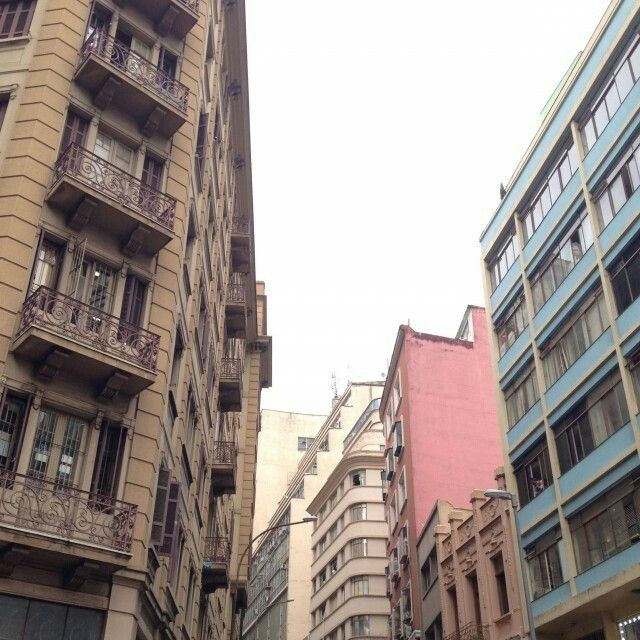
#> input picture Lines Detection/predios.jpg, 640 x 640 px
$ jupyter execute --allow-errors borders.ipynb
#> lines starting #> are read from the running program, lines starting #| are printed output that depends on the picture
[cell 1]
import cv2
import matplotlib.pyplot as plt
import numpy as np

[cell 2]
def detect_borders(path):
#> called with path = 'predios.jpg'
    img = plt.imread(path)
#> img is the input picture: shape (640, 640, 3); mean R, G, B 159.1, 147.9, 143.1

    gray = cv2.cvtColor(img, cv2.COLOR_BGR2GRAY)
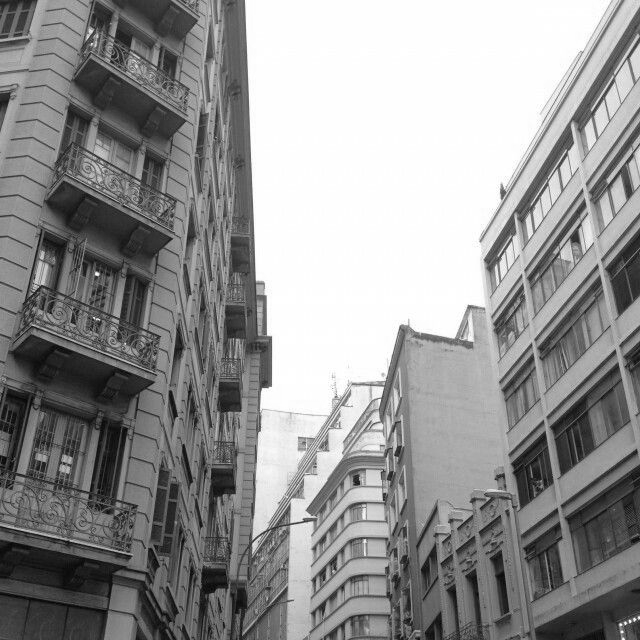
#> gray: shape (640, 640); min 1, max 255, mean 147.7
    edges = cv2.Canny(gray, threshold1=50, threshold2=150)
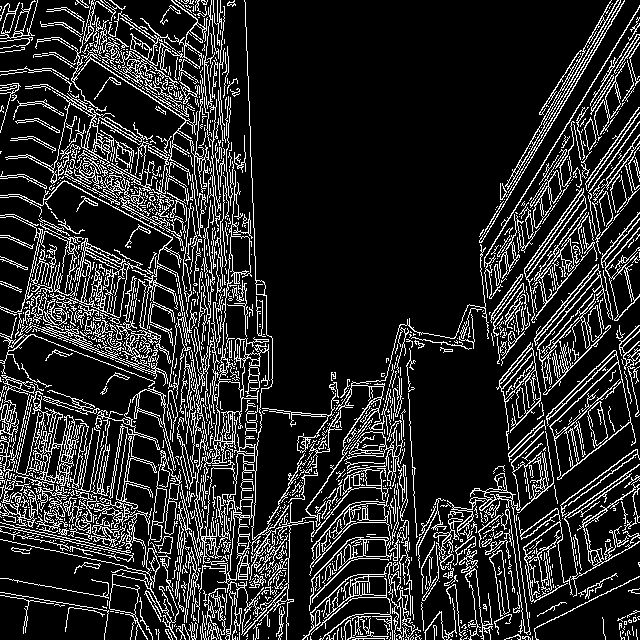
#> edges: shape (640, 640); 16.2% white in thin lines or dots
    lines = cv2.HoughLinesP(edges, rho=1, theta=np.pi/180, threshold=100, minLineLength=100, maxLineGap=10)
#> lines = 204 rows, first 6: [251, 157, 259, 387], [500, 304, 638, 107], [311, 534, 408, 378], [196, 637, 230, 249], [488, 331, 639, 122], [182, 280, 201, 99]

    if lines is not None:
        for line in lines:
            x1, y1, x2, y2 = line[0]
            cv2.line(img, (x1, y1), (x2, y2), (0, 255, 0), 2)
#> this loop made 204 passes

    plt.imshow(img)
    plt.show()

## Prédios

[cell 3]
detect_borders("predios.jpg")

#> (a cell that did not finish here is left out)


[cell 5]
detect_borders("cidade.jpg")
#> call 3 of detect_borders, with path = 'cidade.jpg'
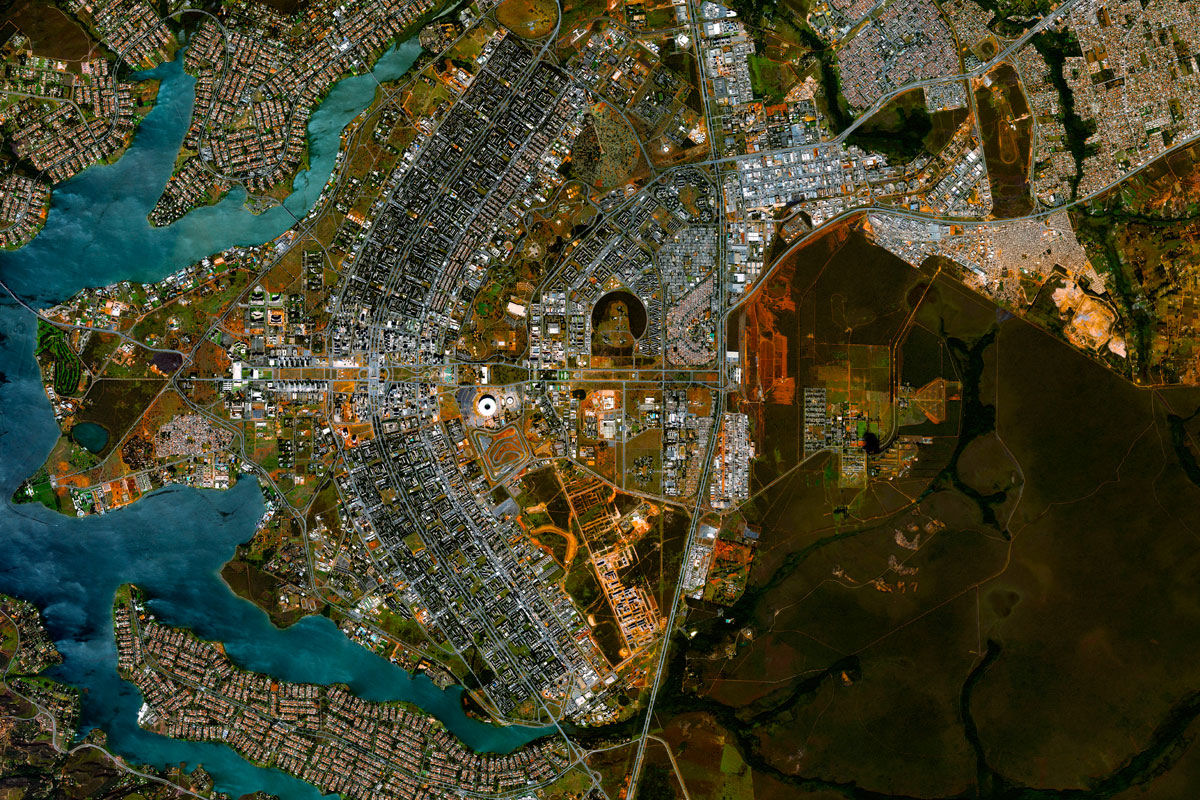
#> input picture Lines Detection/cidade.jpg, 1200 x 800 px
#> in detect_borders, img is the input picture: shape (800, 1200, 3); mean R, G, B 67.5, 66.6, 43.1
#> in detect_borders (call 3), `gray = cv2.cvtColor(img, cv2.COLOR_BGR2GRAY)`:
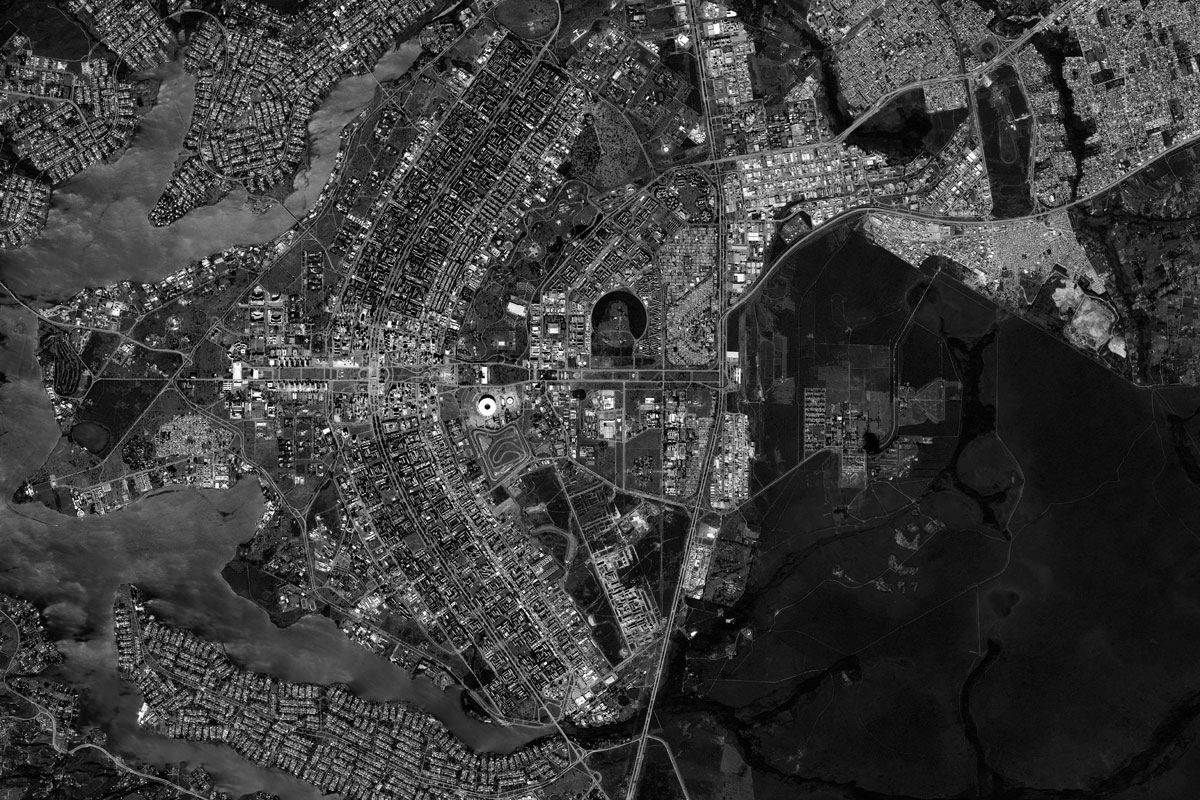
#> gray: shape (800, 1200); min 0, max 255, mean 59.7
#> in detect_borders (call 3), `edges = cv2.Canny(gray, threshold1=50, threshold2=150)`:
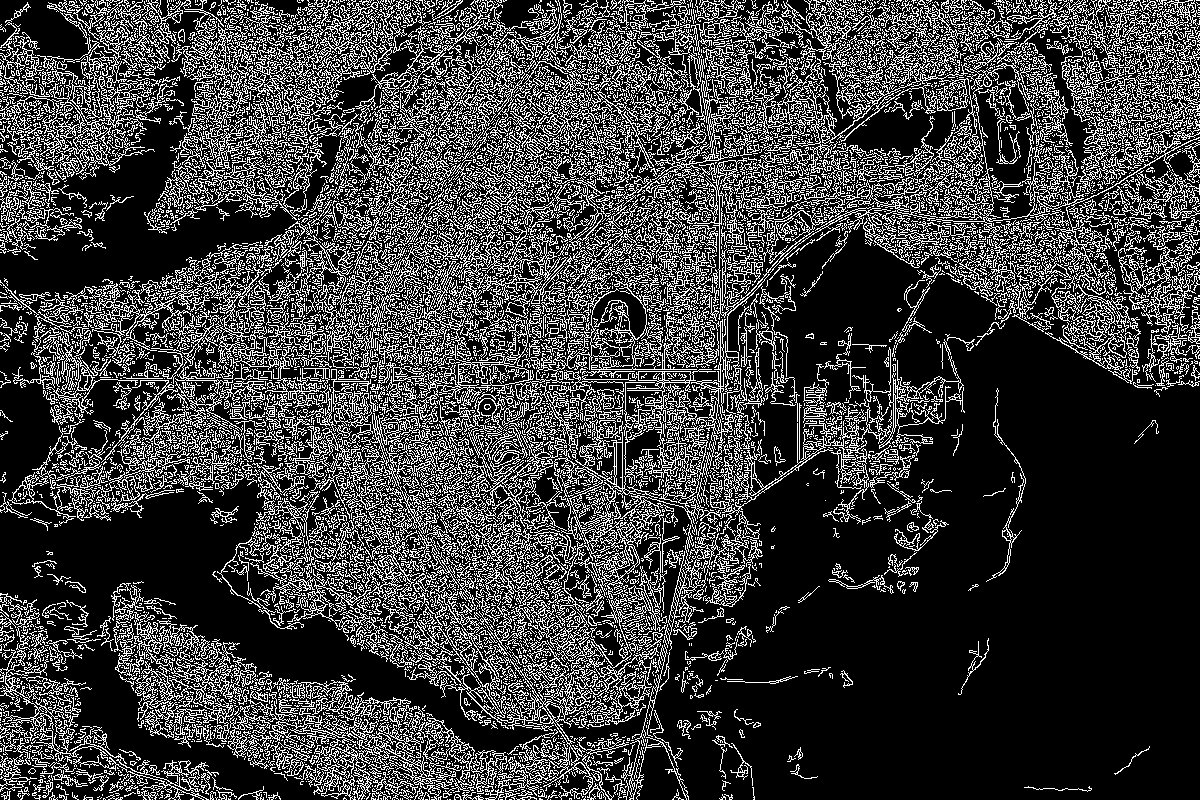
#> edges: shape (800, 1200); 24.1% white in thin lines or dots
#> in detect_borders (call 3), `lines = cv2.HoughLinesP(edges, rho=1, theta=np.pi/180, threshold=100, ..`: lines = 1243 rows, first 6: [331, 527, 585, 273], [267, 612, 879, 0], [612, 291, 895, 8], [693, 193, 842, 44], [639, 299, 936, 2], [275, 624, 899, 0]
#> the loop in detect_borders (call 3), `for line in lines:` made 1243 passes

[cell 6]
import cv2
import numpy as np

# Load the PNG image with transparent background
image = cv2.imread('boxes.png', cv2.IMREAD_UNCHANGED)

# Create a white background image with the same dimensions as the input image
background = np.ones_like(image) * 255
#> background = 255

# Combine the input image with the white background
result = cv2.bitwise_and(background, image)

# Save the result as a JPEG image with white background
cv2.imwrite('boxes_white_background.jpg', result)
#> Out = True
